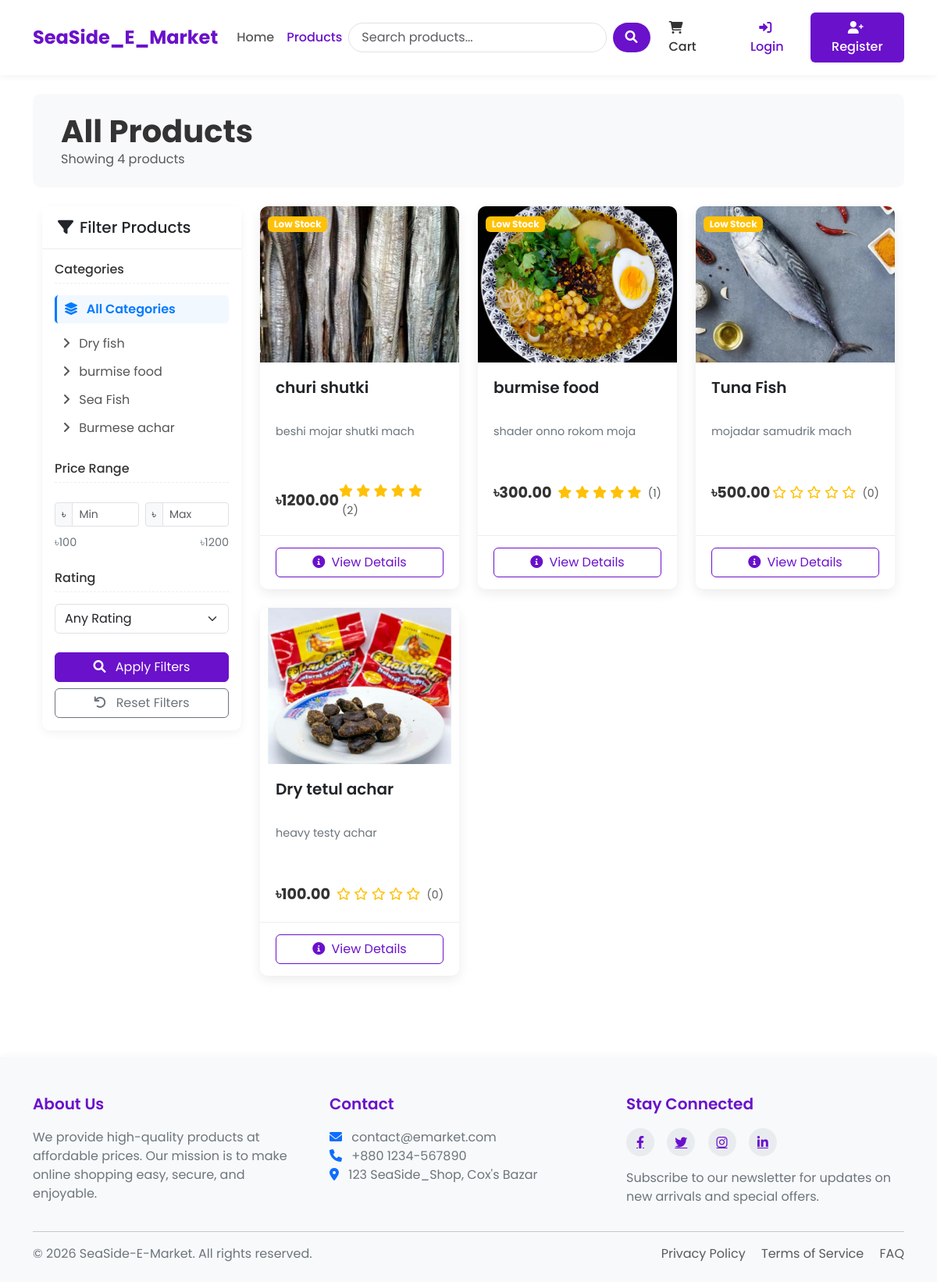
Screenshot of /products/ with the database file from the repository.
### SeaSide_Shop/models.py (models this page shows, shortened)
class Category(models.Model):
    name = models.CharField(max_length=100)
    slug = models.SlugField(max_length=100, unique=True)
    description = models.TextField()
    class Meta:
        verbose_name_plural = 'Categories'

class Product(models.Model):
    name = models.CharField(max_length=100)
    slug = models.SlugField(max_length=200, unique=True)
    category = models.ForeignKey(Category, on_delete=models.CASCADE, related_name='products')
    description = models.TextField()
    price = models.DecimalField(max_digits=10, decimal_places=2) # 405.99
    stock = models.PositiveBigIntegerField(default=1)
    available = models.BooleanField(default=True)
    created_at = models.DateTimeField(auto_now_add=True)
    updated_at = models.DateTimeField(auto_now=True)
    image = models.ImageField(upload_to='products/%Y/%m/%d') # products/25/10/2025
    def average_rating(self):
        ratings = self.ratings.all()
        if ratings.count() > 0:
            return sum([i.rating for i in ratings])/ratings.count()
        return 0

### SeaSide_Shop/views.py (the view, shortened to what this page needs)
# urls.py: path('products/', views.product_list, name="product_list"),
def product_list(request, category_slug = None):
    category = None
    categories = Category.objects.all()
    products = Product.objects.filter(available=True)
    if category_slug:
        category = get_object_or_404(Category, slug=category_slug)
        print("category .......", category)
        products = products.filter(category = category)
    min_price = products.aggregate(Min('price'))['price__min']
    max_price = products.aggregate(Max('price'))['price__max']
    if request.GET.get('min_price'):
        products = products.filter(price__gte=request.GET.get('min_price'))
    if request.GET.get('max_price'):
        products = products.filter(price__lte=request.GET.get('max_price'))
    if request.GET.get('rating'):
        min_rating = request.GET.get('rating')
        products = products.annotate(avg_rating = Avg('ratings__rating')).filter(avg_rating__gte=min_rating)
    return render(request, 'SeaSide_Shop/product_list.html', {
        'category' : category,
        'categories' : categories,
        'products' : products,
        'min_price' : min_price,
        'max_price' : max_price
    })

### SeaSide_Shop/context_processors.py (called while the page is built)
def cart_items_count(request):
    if request.user.is_authenticated:
        try:
            cart = Cart.objects.get(user=request.user)
            return {'cart_items_count' : cart.get_total_items()}
        except Cart.DoesNotExist:
            return {'cart_items_count' : 0}
    return {'cart_items_count' : 0}

### templates/SeaSide_Shop/product_list.html (shortened to what this page needs)
{% extends 'base.html' %}
{% block content %}
<div class="shop-header mb-4 p-4 bg-light">
    <div class="container-fluid">
        <div class="row align-items-center">
            <div class="col-md-6">
                <h1 class="shop-title">
                    {% if category %}{{ category.name }}{% else %}All Products{% endif %}
                </h1>
                <p class="text-muted mb-0">
                    Showing {{ products|length }} product{{ products|length|pluralize }}
                </p>
            </div>
        </div>
    </div>
</div>
<div class="container-fluid">
    <div class="row">
        <div class="col-lg-3 mb-4 filter-sidebar">
            <div class="filter-card card mb-4">
                <div class="card-header">
                    <h5 class="mb-0 d-flex align-items-center">
                        <i class="fas fa-filter me-2"></i> Filter Products
                    </h5>
                </div>
                <div class="card-body">
                    <form method="get">
                        <h6 class="filter-heading">Categories</h6>
                        <div class="mb-4">
                            <a href="{% url 'product_list' %}" class="filter-link {% if not category %}active{% endif %}">
                                <i class="fas fa-layer-group me-2"></i> All Categories
                            </a>
                            <div class="ms-2 mt-2">
                                {% for c in categories %}
                                <a href="{% url 'product_list_by_category' c.slug %}" class="filter-link {% if category.slug == c.slug %}active{% endif %}">
                                    <i class="fas fa-angle-right me-2"></i> {{ c.name }}
                                </a>
                                {% endfor %}
                            </div>
                        </div>
                        <h6 class="filter-heading">Price Range</h6>
                        <div class="mb-4">
                            <div class="price-slider-container">
                                <div class="row g-2 mb-2">
                                    <div class="col-6">
                                        <div class="input-group input-group-sm">
                                            <span class="input-group-text">৳</span>
                                            <input type="number" class="form-control" id="min_price" name="min_price"
                                                   value="{{ request.GET.min_price|default:'' }}" min="{{ min_price }}" max="{{ max_price }}" placeholder="Min">
                                        </div>
                                    </div>
                                    <div class="col-6">
                                        <div class="input-group input-group-sm">
                                            <span class="input-group-text">৳</span>
                                            <input type="number" class="form-control" id="max_price" name="max_price"
                                                   value="{{ request.GET.max_price|default:'' }}" min="{{ min_price }}" max="{{ max_price }}" placeholder="Max">
                                        </div>
                                    </div>
                                </div>
                                <div class="price-values">
                                    <span>৳{{ min_price }}</span>
                                    <span>৳{{ max_price }}</span>
                                </div>
                            </div>
                        </div>
                        <h6 class="filter-heading">Rating</h6>
                        <div class="mb-4">
                            <select class="form-select" name="rating">
                                <option value="">Any Rating</option>
                            </select>
                        </div>
                        <div class="d-grid gap-2">
                            <button type="submit" class="btn btn-primary">
                                <i class="fas fa-search me-2"></i> Apply Filters
                            </button>
                            <a href="{% url 'product_list' %}" class="btn btn-outline-secondary">
                                <i class="fas fa-undo me-2"></i> Reset Filters
                            </a>
                        </div>
                    </form>
                </div>
            </div>
        </div>
        <div class="col-lg-9">
            {% if products %}
            <div class="row row-cols-1 row-cols-md-2 row-cols-lg-3 g-4">
                {% for product in products %}
                <div class="col">
                    <div class="card h-100 product-card">
                        <div class="product-img-container">
                            {% if product.image %}
                            <img src="{{ product.image.url }}" class="product-img" alt="{{ product.name }}">
                            {% else %}
                            <div class="bg-light d-flex align-items-center justify-content-center h-100">
                                <i class="fas fa-image fa-3x text-muted"></i>
                            </div>
                            {% endif %}
                            {% if product.stock <= 5 and product.stock > 0 %}
                            <div class="product-badge">
                                <span class="badge bg-warning">Low Stock</span>
                            </div>
                            {% elif product.stock <= 0 %}
                            <div class="product-badge">
                                <span class="badge bg-danger">Out of Stock</span>
                            </div>
                            {% endif %}
                        </div>
                        <div class="card-body">
                            <h5 class="product-title">{{ product.name }}</h5>
                            <p class="product-desc">{{ product.description|truncatechars:100 }}</p>
                            <div class="d-flex justify-content-between align-items-center">
                                <span class="product-price">৳{{ product.price }}</span>
                                <div class="rating">
                                    {% for i in "12345" %}
                                    {% if forloop.counter <= product.average_rating %}
                                    <i class="fas fa-star"></i>
                                    {% else %}
                                    <i class="far fa-star"></i>
                                    {% endif %}
                                    {% endfor %}
                                    <span class="ms-1 text-muted small">({{ product.ratings.count }})</span>
                                </div>
                            </div>
                        </div>
                        <div class="card-footer">
                            <div class="d-grid">
                                <a href="{% url 'product_detail' product.slug %}" class="btn btn-outline-primary btn-add-cart">
                                    <i class="fas fa-info-circle me-1"></i> View Details
                                </a>
                            </div>
                        </div>
                    </div>
                </div>
                {% endfor %}
            </div>
            {% endif %}
        </div>
    </div>
</div>
{% endblock %}

### templates/SeaSide_Shop/product_list.html (style rules this page uses)
.filter-card { border: none; box-shadow: 0 4px 12px rgba(0,0,0,0.05); border-radius: 10px; position: sticky; top: 20px; }
.filter-card .card-header { background-color: #fff; border-bottom: 1px solid rgba(0,0,0,0.07); padding: 15px 20px; }
.filter-heading { color: #333; font-size: 1rem; margin-bottom: 15px; border-bottom: 1px dashed #eee; padding-bottom: 8px; }
.filter-link { color: #555; text-decoration: none; transition: all 0.2s; display: block; padding: 6px 3px; border-radius: 5px; }
.filter-link.active { color: #007bff; font-weight: 600; border-left: 3px solid #007bff; padding-left: 10px; background-color: rgba(0,123,255,0.05); }
.product-card { border: none; box-shadow: 0 5px 15px rgba(0,0,0,0.07); border-radius: 10px; overflow: hidden; transition: all 0.3s ease; }
.product-img-container { position: relative; overflow: hidden; height: 200px; }
.product-img { width: 100%; height: 100%; object-fit: cover; transition: transform 0.5s ease; }
.product-badge { position: absolute; top: 10px; left: 10px; z-index: 2; }
.product-card .card-body { padding: 20px; }
.product-title { font-weight: 600; margin-bottom: 10px; height: 48px; overflow: hidden; display: -webkit-box; -webkit-line-clamp: 2; -webkit-box-orient: vertical; }
.product-desc { color: #6c757d; font-size: 0.9rem; margin-bottom: 15px; height: 60px; overflow: hidden; display: -webkit-box; -webkit-line-clamp: 3; -webkit-box-orient: vertical; }
.product-price { font-weight: 700; color: #333; font-size: 1.2rem; }
.rating { color: #ffc107; }
.product-card .card-footer { background-color: #fff; border-top: 1px solid rgba(0,0,0,0.07); padding: 15px 20px; }
.btn-add-cart { transition: all 0.3s ease; }
.shop-header { background-color: #f8f9fa; padding: 30px 0; margin-bottom: 30px; border-radius: 10px; }
.shop-title { font-weight: 700; color: #333; margin-bottom: 0; }
.price-slider-container { margin-top: 25px; }
.price-values { display: flex; justify-content: space-between; margin-top: 10px; color: #6c757d; font-size: 0.9rem; }

### templates/base.html (style rules this page uses)
:root { --primary-color: #6a11cb; --primary-dark: #5a0cb8; --primary-light: #7c4ddb; --secondary-color: #2575fc; --text-color: #333333; --text-light: #6c757d; --bg-light: #f8f9fa; --border-radius: 10px; --box-shadow: 0 5px 15px rgba(0,0,0,0.08); }
body { font-family: 'Poppins', sans-serif; color: var(--text-color); display: flex; flex-direction: column; min-height: 100vh; }
.product-card { border: none; border-radius: var(--border-radius); overflow: hidden; transition: transform 0.3s, box-shadow 0.3s; box-shadow: var(--box-shadow); }
.rating { color: #ffc107; }
.btn-primary { background-color: var(--primary-color); border-color: var(--primary-color); }
.btn-outline-primary { border-color: var(--primary-color); color: var(--primary-color); }

### rows the page displays
Category: name "Dry fish"
Category: name "burmise food"
Category: name "Sea Fish"
Category: name "Burmese achar"
Product: image (picture), stock "Low Stock", name "churi shutki", description "beshi mojar shutki mach", price "1200.00", ratings.count "2"
Product: image (picture), stock "Low Stock", name "burmise food", description "shader onno rokom moja", price "300.00", ratings.count "1"
Product: image (picture), stock "Low Stock", name "Tuna Fish", description "mojadar samudrik mach", price "500.00", ratings.count "0"
Product: image (picture), name "Dry tetul achar", description "heavy testy achar", price "100.00", ratings.count "0"

### other values shown
{{ products|length }} "4"
{{ min_price }} "100"
{{ max_price }} "1200"
